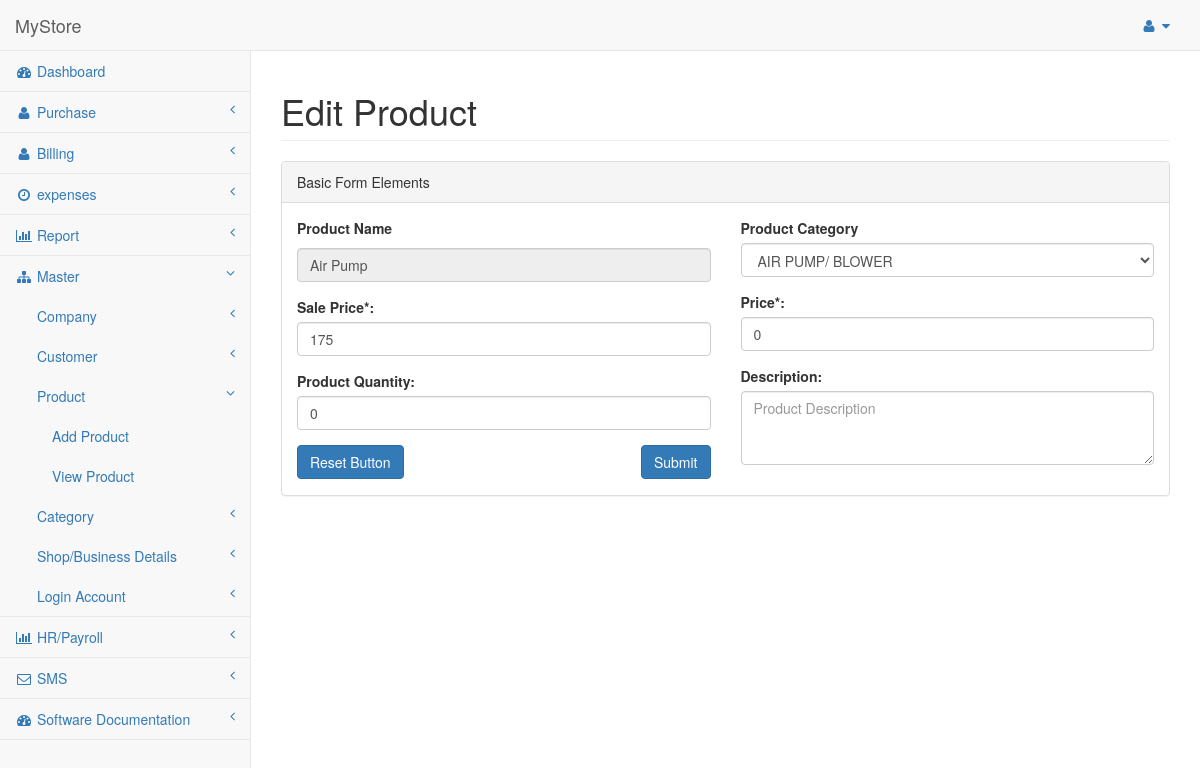
The page /Edit_Product.php?product_id=1 (signed in) on the database its author committed.
### tables this page shows
CREATE TABLE IF NOT EXISTS `product` (
  `product_id` int(11) NOT NULL AUTO_INCREMENT,
  `product_code` varchar(255) NOT NULL,
  `product_name` varchar(255) NOT NULL,
  `quantity` double NOT NULL,
  `price` double NOT NULL,
  `myprice` double NOT NULL,
  `status` int(11) NOT NULL,
  `category_id` int(11) NOT NULL,
  `product_desc` text NOT NULL,
  `packing` varchar(255) NOT NULL,
  PRIMARY KEY (`product_id`)
);

CREATE TABLE IF NOT EXISTS `product_category` (
  `category_id` int(11) NOT NULL AUTO_INCREMENT,
  `category_name` varchar(255) NOT NULL,
  PRIMARY KEY (`category_id`)
);

### Edit_Product.php (the view, shortened to what this page needs)
<?php include('header.php'); ?>
        <div id="page-wrapper">
            <div class="row">
                <div class="col-lg-12">
                    <h1 class="page-header">Edit Product</h1>
                </div>
            </div>
            <div class="row">
                <div class="col-lg-12">
                    <div class="panel panel-default">
                        <div class="panel-heading">
                            Basic Form Elements
                        </div>
                        <div class="panel-body">
                            <div class="row">
                                <div class="col-lg-6">
					<?php
						$product_id = $_REQUEST['product_id'];
						$sqls = mysql_query("SELECT * FROM product WHERE product_id=$product_id");
						$res = mysql_fetch_array($sqls);
					?>
                                    <form role="form" method="post">
										<div class="form-group">
                                            <label>Product Name</label>
                                            <p class="help-block"><input class="form-control"   name="product_name" id="product_name" value="<?php echo $res['product_name']; ?>" placeholder="Product Name" required readonly></p>
                                        </div>
                                        <div class="form-group">
                                            <label>Sale Price*:</label>
                                            <input class="form-control" name="price" id="price" value="<?php echo $res['price']; ?>" onkeypress="return validateNumber(event)" placeholder="Sale Price" required>
                                        </div>
										<div class="form-group">
                                            <label>Product Quantity:</label>
                                            <input class="form-control" name="quantity" id="quantity" class="form-control" value="<?php echo $res['quantity']; ?>" onkeypress="return validateNumber(event)" placeholder="Product Quantity" required>
                                        </div>
                                        <input type="submit" name="submit" class="btn btn-primary" style="float: right;">
                                        <button type="reset" class="btn btn-primary">Reset Button</button>
                                </div>
                                <div class="col-lg-6">
                                        <fieldset>
                                        <div class="form-group">
                                            <label>Product Category</label>
                                            <select class="form-control" name="category_id" required>
											<?php
												$sql = mysql_query("SELECT * FROM product_category");
												while($ress = mysql_fetch_array($sql)){
											?>
												<option value="<?php echo $ress['category_id']; ?>" <?php if($ress['category_id'] == $res['category_id']){ echo "selected"; } ?>> <?php echo $ress['category_name']; ?> </option>
											<?php
												}
											?>
                                            </select>
                                        </div>
                                        <div class="form-group">
                                            <label>Price*:</label>
                                            <input class="form-control" name="myprice" id="myprice" value="<?php echo $res['myprice']; ?>" onkeypress="return validateNumber(event)" placeholder="Price" required>
                                        </div>
										<div class="form-group">
                                            <label>Description:</label>
											<textarea class="form-control" rows="3" name="product_desc" placeholder="Product Description"><?php echo $res['product_desc']; ?></textarea>
                                        </div>
                                        </fieldset>
                                </div>
                            </div>
                        </div>
                    </div>
                </div>
            </div>
        </div>
    </div>
</body>
</html>

### rows shown on the page
product: product_name "Air Pump", price "175", quantity "0", category_id "AIR PUMP/ BLOWER", myprice "0"
